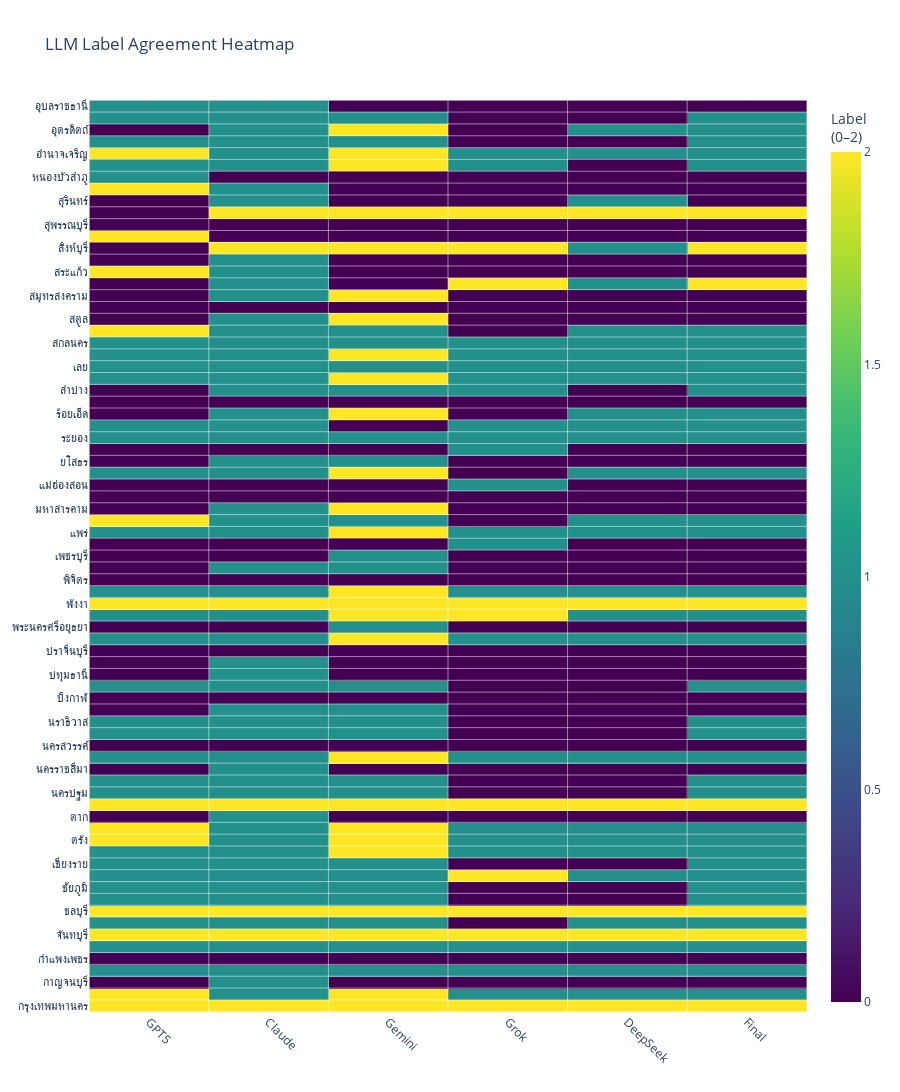

The notebook cell this image was saved under:
### Code cell
import plotly.graph_objects as go
import numpy as np

llm_cols = ["GPT5","Claude","Gemini","Grok","DeepSeek","Final"]
heatmap_matrix = df_labeling[llm_cols].values
province_names = df_labeling["จังหวัด"].tolist()

# --- Heatmap ---
fig = go.Figure(data=go.Heatmap(
    z=heatmap_matrix,
    x=llm_cols,
    y=province_names,
    colorscale="Viridis",
    showscale=True,
    zmin=0, zmax=2,
    colorbar=dict(title="Label<br>(0–2)")
))

# --- Add grid lines using shapes ---
shapes = []

n_rows = len(province_names)
n_cols = len(llm_cols)

# horizontal grid
for i in range(n_rows + 1):
    shapes.append(
        dict(
            type="line",
            x0=-0.5, y0=i-0.5,
            x1=n_cols-0.5, y1=i-0.5,
            line=dict(color="white", width=0.5)
        )
    )

# vertical grid
for j in range(n_cols + 1):
    shapes.append(
        dict(
            type="line",
            x0=j-0.5, y0=-0.5,
            x1=j-0.5, y1=n_rows-0.5,
            line=dict(color="white", width=0.5)
        )
    )

fig.update_layout(
    title="LLM Label Agreement Heatmap",
    width=900,
    height=1200,
    template="plotly_white",
    shapes=shapes,
    xaxis=dict(tickangle=45),
)

fig.show()

### Figure 1 — Plotly figure (JSON) as saved in the notebook; plotly's stock layout.template omitted (floating-point values rounded to 4 significant figures; data arrays with more than 128 entries replaced by an {"elided": "..."} marker saying what was removed)
{"data": [{"colorbar": {"title": {"text": "Label<br>(0–2)"}}, "colorscale": [[0, "#440154"], [0.1111, "#482878"], [0.2222, "#3e4989"], [0.3333, "#31688e"], [0.4444, "#26828e"], [0.5556, "#1f9e89"], [0.6667, "#35b779"], [0.7778, "#6ece58"], [0.8889, "#b5de2b"], [1, "#fde725"]], "showscale": true, "type": "heatmap", "x": ["GPT5", "Claude", "Gemini", "Grok", "DeepSeek", "Final"], "y": ["กรุงเทพมหานคร", "กระบี่", "กาญจนบุรี", "กาฬสินธุ์", "กำแพงเพชร", "ขอนแก่น", "จันทบุรี", "ฉะเชิงเทรา", "ชลบุรี", "ชัยนาท", "ชัยภูมิ", "ชุมพร", "เชียงราย", "เชียงใหม่", "ตรัง", "ตราด", "ตาก", "นครนายก", "นครปฐม", "นครพนม", "นครราชสีมา", "นครศรีธรรมราช", "นครสวรรค์", "นนทบุรี", "นราธิวาส", "น่าน", "บึงกาฬ", "บุรีรัมย์", "ปทุมธานี", "ประจวบคีรีขันธ์", "ปราจีนบุรี", "ปัตตานี", "พระนครศรีอยุธยา", "พะเยา", "พังงา", "พัทลุง", "พิจิตร", "พิษณุโลก", "เพชรบุรี", "เพชรบูรณ์", "แพร่", "ภูเก็ต", "มหาสารคาม", "มุกดาหาร", "แม่ฮ่องสอน", "ยะลา", "ยโสธร", "ระนอง", "ระยอง", "ราชบุรี", "ร้อยเอ็ด", "ลพบุรี", "ลำปาง", "ลำพูน", "เลย", "ศรีสะเกษ", "สกลนคร", "สงขลา", "สตูล", "สมุทรปราการ", "สมุทรสงคราม", "สมุทรสาคร", "สระแก้ว", "สระบุรี", "สิงห์บุรี", "สุโขทัย", "สุพรรณบุรี", "สุราษฎร์ธานี", "สุรินทร์", "หนองคาย", "หนองบัวลำภู", "อ่างทอง", "อำนาจเจริญ", "อุดรธานี", "อุตรดิตถ์", "อุทัยธานี", "อุบลราชธานี"], "z": {"elided": "77x6 int values"}, "zmax": 2, "zmin": 0}], "layout": {"height": 1200, "shapes": [{"line": {"color": "white", "width": 0.5}, "type": "line", "x0": -0.5, "x1": 5.5, "y0": -0.5, "y1": -0.5}, {"line": {"color": "white", "width": 0.5}, "type": "line", "x0": -0.5, "x1": 5.5, "y0": 0.5, "y1": 0.5}, {"line": {"color": "white", "width": 0.5}, "type": "line", "x0": -0.5, "x1": 5.5, "y0": 1.5, "y1": 1.5}, {"line": {"color": "white", "width": 0.5}, "type": "line", "x0": -0.5, "x1": 5.5, "y0": 2.5, "y1": 2.5}, {"line": {"color": "white", "width": 0.5}, "type": "line", "x0": -0.5, "x1": 5.5, "y0": 3.5, "y1": 3.5}, {"line": {"color": "white", "width": 0.5}, "type": "line", "x0": -0.5, "x1": 5.5, "y0": 4.5, "y1": 4.5}, {"line": {"color": "white", "width": 0.5}, "type": "line", "x0": -0.5, "x1": 5.5, "y0": 5.5, "y1": 5.5}, {"line": {"color": "white", "width": 0.5}, "type": "line", "x0": -0.5, "x1": 5.5, "y0": 6.5, "y1": 6.5}, {"line": {"color": "white", "width": 0.5}, "type": "line", "x0": -0.5, "x1": 5.5, "y0": 7.5, "y1": 7.5}, {"line": {"color": "white", "width": 0.5}, "type": "line", "x0": -0.5, "x1": 5.5, "y0": 8.5, "y1": 8.5}, {"line": {"color": "white", "width": 0.5}, "type": "line", "x0": -0.5, "x1": 5.5, "y0": 9.5, "y1": 9.5}, {"line": {"color": "white", "width": 0.5}, "type": "line", "x0": -0.5, "x1": 5.5, "y0": 10.5, "y1": 10.5}, {"line": {"color": "white", "width": 0.5}, "type": "line", "x0": -0.5, "x1": 5.5, "y0": 11.5, "y1": 11.5}, {"line": {"color": "white", "width": 0.5}, "type": "line", "x0": -0.5, "x1": 5.5, "y0": 12.5, "y1": 12.5}, {"line": {"color": "white", "width": 0.5}, "type": "line", "x0": -0.5, "x1": 5.5, "y0": 13.5, "y1": 13.5}, {"line": {"color": "white", "width": 0.5}, "type": "line", "x0": -0.5, "x1": 5.5, "y0": 14.5, "y1": 14.5}, {"line": {"color": "white", "width": 0.5}, "type": "line", "x0": -0.5, "x1": 5.5, "y0": 15.5, "y1": 15.5}, {"line": {"color": "white", "width": 0.5}, "type": "line", "x0": -0.5, "x1": 5.5, "y0": 16.5, "y1": 16.5}, {"line": {"color": "white", "width": 0.5}, "type": "line", "x0": -0.5, "x1": 5.5, "y0": 17.5, "y1": 17.5}, {"line": {"color": "white", "width": 0.5}, "type": "line", "x0": -0.5, "x1": 5.5, "y0": 18.5, "y1": 18.5}, {"line": {"color": "white", "width": 0.5}, "type": "line", "x0": -0.5, "x1": 5.5, "y0": 19.5, "y1": 19.5}, {"line": {"color": "white", "width": 0.5}, "type": "line", "x0": -0.5, "x1": 5.5, "y0": 20.5, "y1": 20.5}, {"line": {"color": "white", "width": 0.5}, "type": "line", "x0": -0.5, "x1": 5.5, "y0": 21.5, "y1": 21.5}, {"line": {"color": "white", "width": 0.5}, "type": "line", "x0": -0.5, "x1": 5.5, "y0": 22.5, "y1": 22.5}, {"line": {"color": "white", "width": 0.5}, "type": "line", "x0": -0.5, "x1": 5.5, "y0": 23.5, "y1": 23.5}, {"line": {"color": "white", "width": 0.5}, "type": "line", "x0": -0.5, "x1": 5.5, "y0": 24.5, "y1": 24.5}, {"line": {"color": "white", "width": 0.5}, "type": "line", "x0": -0.5, "x1": 5.5, "y0": 25.5, "y1": 25.5}, {"line": {"color": "white", "width": 0.5}, "type": "line", "x0": -0.5, "x1": 5.5, "y0": 26.5, "y1": 26.5}, {"line": {"color": "white", "width": 0.5}, "type": "line", "x0": -0.5, "x1": 5.5, "y0": 27.5, "y1": 27.5}, {"line": {"color": "white", "width": 0.5}, "type": "line", "x0": -0.5, "x1": 5.5, "y0": 28.5, "y1": 28.5}, {"line": {"color": "white", "width": 0.5}, "type": "line", "x0": -0.5, "x1": 5.5, "y0": 29.5, "y1": 29.5}, {"line": {"color": "white", "width": 0.5}, "type": "line", "x0": -0.5, "x1": 5.5, "y0": 30.5, "y1": 30.5}, {"line": {"color": "white", "width": 0.5}, "type": "line", "x0": -0.5, "x1": 5.5, "y0": 31.5, "y1": 31.5}, {"line": {"color": "white", "width": 0.5}, "type": "line", "x0": -0.5, "x1": 5.5, "y0": 32.5, "y1": 32.5}, {"line": {"color": "white", "width": 0.5}, "type": "line", "x0": -0.5, "x1": 5.5, "y0": 33.5, "y1": 33.5}, {"line": {"color": "white", "width": 0.5}, "type": "line", "x0": -0.5, "x1": 5.5, "y0": 34.5, "y1": 34.5}, {"line": {"color": "white", "width": 0.5}, "type": "line", "x0": -0.5, "x1": 5.5, "y0": 35.5, "y1": 35.5}, {"line": {"color": "white", "width": 0.5}, "type": "line", "x0": -0.5, "x1": 5.5, "y0": 36.5, "y1": 36.5}, {"line": {"color": "white", "width": 0.5}, "type": "line", "x0": -0.5, "x1": 5.5, "y0": 37.5, "y1": 37.5}, {"line": {"color": "white", "width": 0.5}, "type": "line", "x0": -0.5, "x1": 5.5, "y0": 38.5, "y1": 38.5}, {"line": {"color": "white", "width": 0.5}, "type": "line", "x0": -0.5, "x1": 5.5, "y0": 39.5, "y1": 39.5}, {"line": {"color": "white", "width": 0.5}, "type": "line", "x0": -0.5, "x1": 5.5, "y0": 40.5, "y1": 40.5}, {"line": {"color": "white", "width": 0.5}, "type": "line", "x0": -0.5, "x1": 5.5, "y0": 41.5, "y1": 41.5}, {"line": {"color": "white", "width": 0.5}, "type": "line", "x0": -0.5, "x1": 5.5, "y0": 42.5, "y1": 42.5}, {"line": {"color": "white", "width": 0.5}, "type": "line", "x0": -0.5, "x1": 5.5, "y0": 43.5, "y1": 43.5}, {"line": {"color": "white", "width": 0.5}, "type": "line", "x0": -0.5, "x1": 5.5, "y0": 44.5, "y1": 44.5}, {"line": {"color": "white", "width": 0.5}, "type": "line", "x0": -0.5, "x1": 5.5, "y0": 45.5, "y1": 45.5}, {"line": {"color": "white", "width": 0.5}, "type": "line", "x0": -0.5, "x1": 5.5, "y0": 46.5, "y1": 46.5}, {"line": {"color": "white", "width": 0.5}, "type": "line", "x0": -0.5, "x1": 5.5, "y0": 47.5, "y1": 47.5}, {"line": {"color": "white", "width": 0.5}, "type": "line", "x0": -0.5, "x1": 5.5, "y0": 48.5, "y1": 48.5}, {"line": {"color": "white", "width": 0.5}, "type": "line", "x0": -0.5, "x1": 5.5, "y0": 49.5, "y1": 49.5}, {"line": {"color": "white", "width": 0.5}, "type": "line", "x0": -0.5, "x1": 5.5, "y0": 50.5, "y1": 50.5}, {"line": {"color": "white", "width": 0.5}, "type": "line", "x0": -0.5, "x1": 5.5, "y0": 51.5, "y1": 51.5}, {"line": {"color": "white", "width": 0.5}, "type": "line", "x0": -0.5, "x1": 5.5, "y0": 52.5, "y1": 52.5}, {"line": {"color": "white", "width": 0.5}, "type": "line", "x0": -0.5, "x1": 5.5, "y0": 53.5, "y1": 53.5}, {"line": {"color": "white", "width": 0.5}, "type": "line", "x0": -0.5, "x1": 5.5, "y0": 54.5, "y1": 54.5}, {"line": {"color": "white", "width": 0.5}, "type": "line", "x0": -0.5, "x1": 5.5, "y0": 55.5, "y1": 55.5}, {"line": {"color": "white", "width": 0.5}, "type": "line", "x0": -0.5, "x1": 5.5, "y0": 56.5, "y1": 56.5}, {"line": {"color": "white", "width": 0.5}, "type": "line", "x0": -0.5, "x1": 5.5, "y0": 57.5, "y1": 57.5}, {"line": {"color": "white", "width": 0.5}, "type": "line", "x0": -0.5, "x1": 5.5, "y0": 58.5, "y1": 58.5}, {"line": {"color": "white", "width": 0.5}, "type": "line", "x0": -0.5, "x1": 5.5, "y0": 59.5, "y1": 59.5}, {"line": {"color": "white", "width": 0.5}, "type": "line", "x0": -0.5, "x1": 5.5, "y0": 60.5, "y1": 60.5}, {"line": {"color": "white", "width": 0.5}, "type": "line", "x0": -0.5, "x1": 5.5, "y0": 61.5, "y1": 61.5}, {"line": {"color": "white", "width": 0.5}, "type": "line", "x0": -0.5, "x1": 5.5, "y0": 62.5, "y1": 62.5}, {"line": {"color": "white", "width": 0.5}, "type": "line", "x0": -0.5, "x1": 5.5, "y0": 63.5, "y1": 63.5}, {"line": {"color": "white", "width": 0.5}, "type": "line", "x0": -0.5, "x1": 5.5, "y0": 64.5, "y1": 64.5}, {"line": {"color": "white", "width": 0.5}, "type": "line", "x0": -0.5, "x1": 5.5, "y0": 65.5, "y1": 65.5}, {"line": {"color": "white", "width": 0.5}, "type": "line", "x0": -0.5, "x1": 5.5, "y0": 66.5, "y1": 66.5}, {"line": {"color": "white", "width": 0.5}, "type": "line", "x0": -0.5, "x1": 5.5, "y0": 67.5, "y1": 67.5}, {"line": {"color": "white", "width": 0.5}, "type": "line", "x0": -0.5, "x1": 5.5, "y0": 68.5, "y1": 68.5}, {"line": {"color": "white", "width": 0.5}, "type": "line", "x0": -0.5, "x1": 5.5, "y0": 69.5, "y1": 69.5}, {"line": {"color": "white", "width": 0.5}, "type": "line", "x0": -0.5, "x1": 5.5, "y0": 70.5, "y1": 70.5}, {"line": {"color": "white", "width": 0.5}, "type": "line", "x0": -0.5, "x1": 5.5, "y0": 71.5, "y1": 71.5}, {"line": {"color": "white", "width": 0.5}, "type": "line", "x0": -0.5, "x1": 5.5, "y0": 72.5, "y1": 72.5}, {"line": {"color": "white", "width": 0.5}, "type": "line", "x0": -0.5, "x1": 5.5, "y0": 73.5, "y1": 73.5}, {"line": {"color": "white", "width": 0.5}, "type": "line", "x0": -0.5, "x1": 5.5, "y0": 74.5, "y1": 74.5}, {"line": {"color": "white", "width": 0.5}, "type": "line", "x0": -0.5, "x1": 5.5, "y0": 75.5, "y1": 75.5}, {"line": {"color": "white", "width": 0.5}, "type": "line", "x0": -0.5, "x1": 5.5, "y0": 76.5, "y1": 76.5}, {"line": {"color": "white", "width": 0.5}, "type": "line", "x0": -0.5, "x1": -0.5, "y0": -0.5, "y1": 76.5}, {"line": {"color": "white", "width": 0.5}, "type": "line", "x0": 0.5, "x1": 0.5, "y0": -0.5, "y1": 76.5}, {"line": {"color": "white", "width": 0.5}, "type": "line", "x0": 1.5, "x1": 1.5, "y0": -0.5, "y1": 76.5}, {"line": {"color": "white", "width": 0.5}, "type": "line", "x0": 2.5, "x1": 2.5, "y0": -0.5, "y1": 76.5}, {"line": {"color": "white", "width": 0.5}, "type": "line", "x0": 3.5, "x1": 3.5, "y0": -0.5, "y1": 76.5}, {"line": {"color": "white", "width": 0.5}, "type": "line", "x0": 4.5, "x1": 4.5, "y0": -0.5, "y1": 76.5}, {"line": {"color": "white", "width": 0.5}, "type": "line", "x0": 5.5, "x1": 5.5, "y0": -0.5, "y1": 76.5}], "title": {"text": "LLM Label Agreement Heatmap"}, "width": 900, "xaxis": {"tickangle": 45}}}
